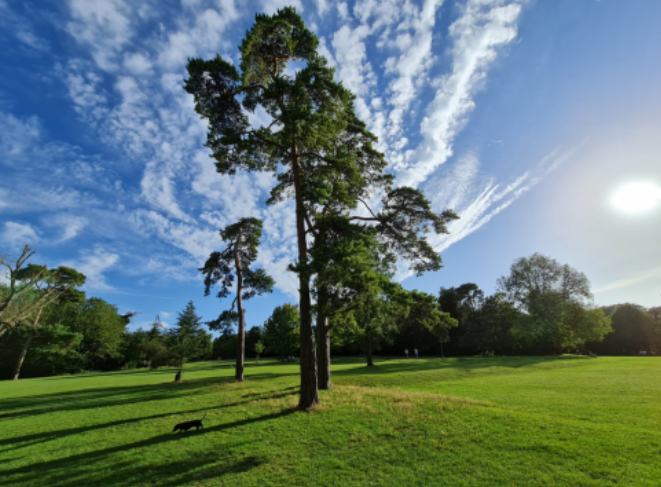
#> input picture Summer 2024/SS24-Computer-Vision/Assignments/Assignment1/images/cv-landscape.png, 661 x 487 px
$ jupyter execute Group1_Assignment1_OpenCV_student.ipynb   (shell and % lines are left out)
#> lines starting #> are read from the running program, lines starting #| are printed output that depends on the picture
# Assignment 1: Image Manipulation and Canny Edge Detection

---

Dr.-Ing. Antje Muntzinger, Hochschule für Technik Stuttgart

antje.muntzinger@hft-stuttgart.de

---

In this notebook, we practice some basic image manipulation techniques in OpenCV including Canny edge detection. These are the foundation of later computer vision applications.

[cell 1]
# !pip install pipenv
# install required packages specified in pipfile
# !pipenv install

[cell 2]
# imports
from matplotlib import pyplot as plt

import numpy as np
import cv2

Task 1: Basic Image Manipulation in OpenCV
=

**TODO**: 1a) Load a color image of your choice, preferably a picture you took yourself. Convert it to a color format of your choice, and display it. **(1.5 points)**

[cell 3]
##### TODO: YOUR CODE GOES HERE

# 1. Load a color image
input_img = cv2.imread("./images/cv-landscape.png", 1) # flag 1 indicates color picture
#> input_img is the input picture: shape (487, 661, 3); mean B, G, R 115.2, 120, 98

# 2. Convert the image from OpenCV BGR to Matplotlib RGB and display it

## 2.1 OpenCV BGR -> Matplotlib RGB
img_RGB = cv2.cvtColor(input_img, cv2.COLOR_BGR2RGB)

## 2.2 Store a backup as a failsafe
img_RGB_backup = img_RGB.copy()

## 2.3 Check original image shape
print(f"The original image is of size: {img_RGB.shape}")
#| The original image is of size: (487, 661, 3)

## 2.4 Store the variables - height, width, channels to use later
height, width, channels = img_RGB.shape # unzip the tuple
#> height = 487; width = 661; channels = 3

## 2.5 Display image (color)
plt.imshow(img_RGB)
plt.title("RGB Image")

**TODO**: 1b) Color the 10th pixel row of the image in red. Plot the upper left 500x500 pixel image cutout to verify your result. **(2 points)**

Hint: Indexing starts at 0 in Python! Remember the image origin is in the upper left image corner.

[cell 4]
##### TODO: YOUR CODE GOES HERE

# 1. Color the 10th pixel row of the image in red

## 1.1 Variable to store the RGB format for red
red = np.array([255, 0, 0])

## 1.2 Set the 10th row to red
img_RGB[9,:] = red # 0 indexing
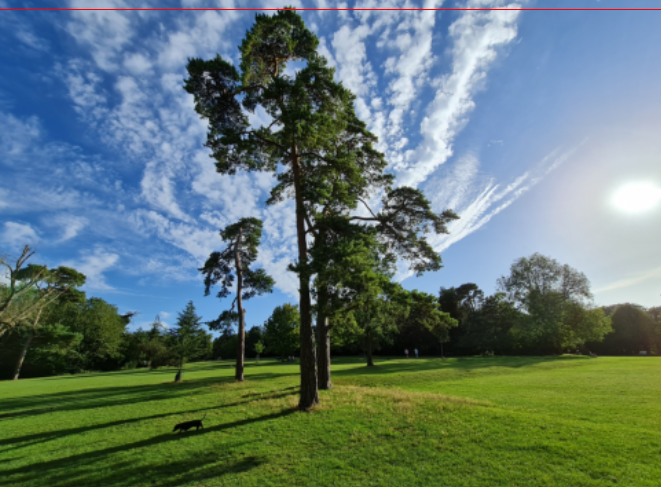
#> img_RGB: shape (487, 661, 3); mean R, G, B 98.3, 119.7, 114.9

# 2. Display upper left 500x500 cutout

## 2.1 Top 500x500 pixel cutout
img_RGB_cutout = img_RGB[:500, :500]
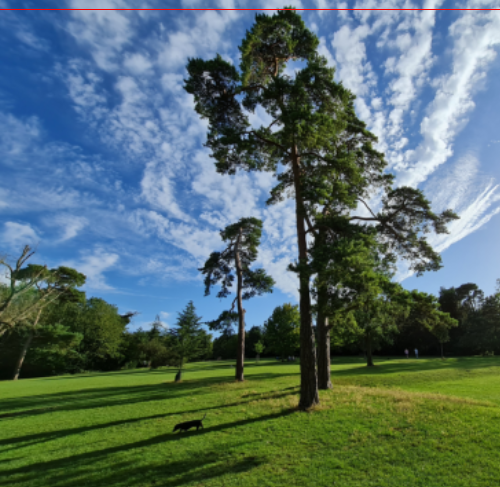
#> img_RGB_cutout: shape (487, 500, 3); mean R, G, B 86.9, 109.4, 107.1

## 2.2 Display Cutout
plt.imshow(img_RGB_cutout)
plt.title("Red line in 10th row")

**TODO**: 1c) Print the color values of the rightmost Pixel in the 9th row, as well as the color values of the leftmost Pixel in the 10th row. **(2 points)**

[cell 5]
##### TODO: YOUR CODE GOES HERE

# 1. Color values of the rightmost pixel in 9th row
print(f"The color values of the rightmost pixel in the 9th row in ([R G B]) format is:= {img_RGB[8,width-1]}")
#| The color values of the rightmost pixel in the 9th row in ([R G B]) format is:= [119 153 201]

# 2. Color values of the leftmost pixel in 10th row
print(f"The color values of the leftmost pixel in the 10th row in ([R G B]) format is:= {img_RGB[9,0]}")
#| The color values of the leftmost pixel in the 10th row in ([R G B]) format is:= [255   0   0]

**TODO**: 1d) Flatten the color image, i.e., convert it from the 3D
array to a 1D array. Find at least two different commands that achieve the desired result. Check your output with `shape`. **(3 points)**

[cell 6]
##### TODO: YOUR CODE GOES HERE

# 1. `reshape()`
flat_img_RGB1 = img_RGB.reshape(-1)
print(f"OpenCV | Shape reshape():= {flat_img_RGB1.shape}")
#| OpenCV | Shape reshape():= (965721,)

# 2. `ravel()`
flat_img_RGB2 = img_RGB.ravel()
print(f"OpenCV | Shape ravel():= {flat_img_RGB2.shape}")
#| OpenCV | Shape ravel():= (965721,)

# 3. `flatten()`
flat_img_RGB3 = img_RGB.flatten()
print(f"OpenCV | Shape flatten():= {flat_img_RGB3.shape}")
#| OpenCV | Shape flatten():= (965721,)

# 4. NumPy `ravel()`
flat_img_RGB4 = np.ravel(img_RGB)
print(f"NumPy | Shape ravel():= {flat_img_RGB4.shape}")
#| NumPy | Shape ravel():= (965721,)

**TODO**: 1e) As before, print the color values of the rightmost Pixel in the 9th row, as well as the color values of the leftmost Pixel in the 10th row, but use the flattened image now. Verify that the result is the same as before. **(2 points)**

[cell 7]
# Function to return the starting index manually for the flattened image
def return_index(img_RGB, row, col):
#> called with row = 9, col = 661
  height, width, channels = img_RGB.shape
#> height = 487; width = 661; channels = 3
  i = (((row-1)*width) + (col-1))*channels
#> i = 17844
  return i

[cell 8]
##### TODO: YOUR CODE GOES HERE

# 0. Flatten the main image to a new variable
img_RGB_flat = np.ravel(img_RGB)

## Index of 9th row + Last column
# i = (((9-1)*width) + (width-1))*channels
i = return_index(img_RGB, 9, width)
#> i = 17844

## Index of 10th row + 1st column
# j = (((10-1)*width) + (1-1))*channels
j = return_index(img_RGB, 10, 1)
#> j = 17847

# Using flattened image
print("1. Using flattened images...")
print(f"The color values of the rightmost pixel in the 9th row in flattened ([R G B]) format is:= {img_RGB_flat[i:i+channels]}")
#| The color values of the rightmost pixel in the 9th row in flattened ([R G B]) format is:= [119 153 201]
print(f"The color values of the leftmost pixel in the 10th row in flattened ([R G B]) format is:= {img_RGB_flat[j:j+channels]}")
#| The color values of the leftmost pixel in the 10th row in flattened ([R G B]) format is:= [255   0   0]

# Using previous code
print("2. Using previous code...")
print(f"The color values of the rightmost pixel in the 9th row in ([R G B]) format is:= {img_RGB[8,-1]}")
#| The color values of the rightmost pixel in the 9th row in ([R G B]) format is:= [119 153 201]
print(f"The color values of the leftmost pixel in the 10th row in ([R G B]) format is:= {img_RGB[9,0]}")
#| The color values of the leftmost pixel in the 10th row in ([R G B]) format is:= [255   0   0]

**TODO**: 1f) Split the three color channels and display them separately. Can you see from the plotted images which color channel is displayed in which image (without looking at the code), or do the three channels not differ much? Write your answer in the markdown cell below the code. **(2 points)**

[cell 9]
##### TODO: YOUR CODE GOES HERE

# 1. Split the three color channels
r,g,b = cv2.split(img_RGB)
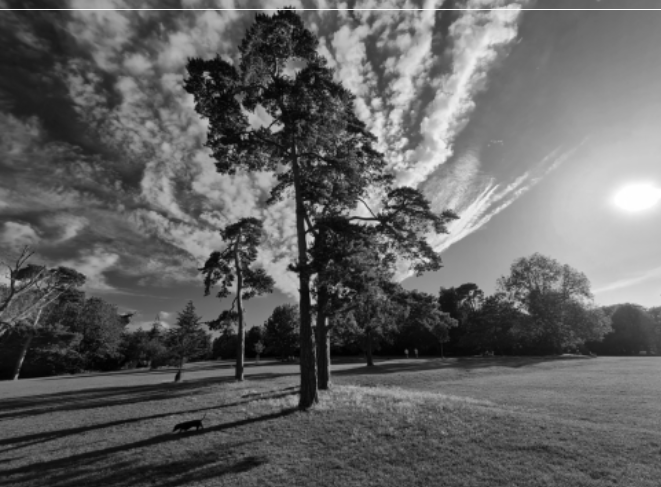
#> r: shape (487, 661); min 1, max 255, mean 98.3
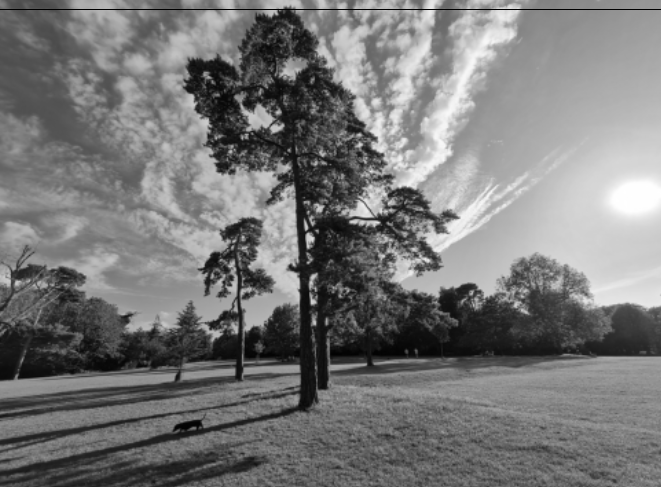
#> g: shape (487, 661); min 0, max 255, mean 119.7
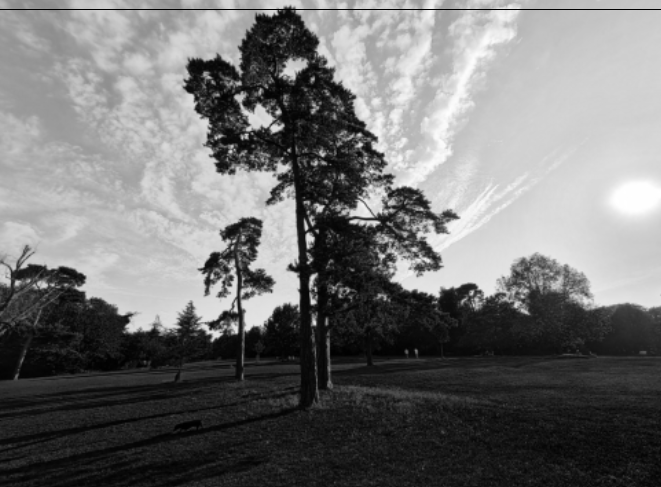
#> b: shape (487, 661); min 0, max 255, mean 114.9

# 2. Plot original image, then the three channels for comparison
plt.imshow(img_RGB)
plt.title('Original Landscape image with red line on top')
fig, (ax1, ax2, ax3) = plt.subplots(1,3, figsize=(10, 30))
ax1.imshow(r,cmap = 'Reds')
ax1.title.set_text('Red Landscape')
ax2.imshow(g,cmap = 'Greens')
ax2.title.set_text('Green Landscape')
ax3.imshow(b,cmap = 'Blues')
ax3.title.set_text('Blue Landscape')

[cell 10]
# 1. Split the three color channels
r,g,b = cv2.split(img_RGB)

# 2. Plot original image, then the three channels for comparison
plt.imshow(img_RGB)
plt.title('Original Landscape image with red line on top')
fig, (ax1, ax2, ax3) = plt.subplots(1,3, figsize=(10, 30))
ax1.imshow(r,cmap = 'gray')
ax1.title.set_text('Grayscale Red Landscape')
ax2.imshow(g,cmap = 'gray')
ax2.title.set_text('Grayscale Green Landscape')
ax3.imshow(b,cmap = 'gray')
ax3.title.set_text('Grayscale Blue Landscape')

**YOUR ANSWER**:

* The grayscale red and green channels look almost similar, while the blue channel appears slightly different for the image taken above.
* Channels work differently for predominant colors present in the colored image.

Task 2: Edge Detection
=

**TODO**: 2a) Choose a part of the image that you find interesting for later corner and edge detection. Store the cutout in a new grayscale image. **(1 point)**

[cell 11]
##### TODO: YOUR CODE GOES HERE

# 1. Choosing an interesting cutout
cutout_RGB = img_RGB[300:, :300]
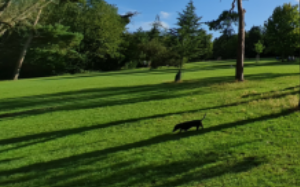
#> cutout_RGB: shape (187, 300, 3); mean R, G, B 61.8, 83.3, 39

# 2. Store the output in a new grayscale image
cutout_GRAY = cv2.cvtColor(cutout_RGB, cv2.COLOR_RGB2GRAY)
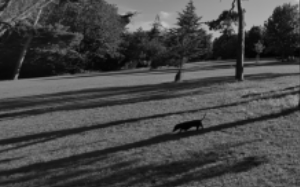
#> cutout_GRAY: shape (187, 300); min 2, max 195, mean 71.8

# 3. Display the image in grayscale image
plt.imshow(cutout_GRAY, cmap="gray")
plt.title("Grayscale image of the cutout")

**TODO**: 2b) Find a part of the cutout that you think might be difficult to detect edges in with Canny. Mark this part in the grayscale cutout with a red square. Write a short explanation why this could be difficult below. **(2 points)**

Hint: Note that you cannot plot color into a grayscale image. One option is to convert the grayscale image to RGB first, using `COLOR_GRAY2RGB`.

[cell 12]
##### TODO: YOUR CODE GOES HERE

# 0. Backup for failsafe
cutout_GRAY_backup = cutout_GRAY.copy()

# 1. Convert Gray to RGB
cutout_RGB2 = cv2.cvtColor(cutout_GRAY, cv2.COLOR_GRAY2RGB)

# 2. Marking the region of interest (roi) with a red square
cutout_RGB2[100:150, 150:250,0] = 100 # (0=b, 1=g, 2=r), 100 is the hue
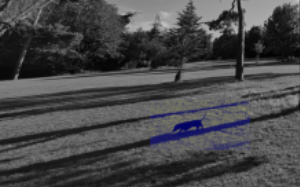
#> cutout_RGB2: shape (187, 300, 3); mean B, G, R 73.5, 71.8, 71.8
plt.imshow(cutout_RGB2)

**YOUR ANSWER**:

* The chosen region is a smooth area with low contrast. Canny edge detection relies on finding significant intensity changes.
* In this area, the intensity changes are subtle, making it difficult for Canny to distinguish edges effectively.

**TODO**: 2c) Resize the gray cutout to 1/4th of the original size, keeping the aspect ratio. Plot both grayscale images next to each other using Matplotlib's `subplots`.

[cell 13]
##### TODO: YOUR CODE GOES HERE

# 0. Height and width of the grayscale image
h,w = cutout_GRAY.shape
#> h = 187; w = 300

# 1. New Scaling
new_w = int(w // 4)
#> new_w = 75
new_h = int(h*(new_w/w)) # keeping aspect ratio
#> new_h = 46

# 2. Resized Grayscale image
cutout_GRAY_resize = cv2.resize(cutout_GRAY, (new_w, new_h), interpolation = cv2.INTER_AREA)

# 3. Plot both the grayscale images next to each other
fig, (ax1, ax2) = plt.subplots(1,2)

## 3.1 Original image
ax1.imshow(cutout_GRAY, cmap="gray")
ax1.set_title("Original Cutout")

## 3.2 Resized image
ax2.imshow(cutout_GRAY_resize, cmap="gray")
ax2.set_title("Resized Cutout")

## 3.3 Display
plt.show()

**TODO**: 2d) Apply Gaussian blur with a kernel of size 9 to the resized image and plot the result. **(1 point)**

[cell 14]
##### TODO: YOUR CODE GOES HERE

# 1. Parameters for Canny
th1=10
th2=th1*3
d=4 # gaussian blur

# 2. blur the image to remove noise
edgeresult = cv2.cvtColor(cutout_GRAY_resize, cv2.COLOR_GRAY2RGB)
# edgeresult = cv2.GaussianBlur(edgeresult, (2*d+1, 2*d+1), -1)[d:-d,d:-d] # 2*4+1 = 9, kernel size
edgeresult = cv2.GaussianBlur(edgeresult, (9,9), 0) # kernel size 9

# 3. Convert to grayscale
gray = cv2.cvtColor(edgeresult, cv2.COLOR_RGB2GRAY)

plt.imshow(gray, cmap="gray")
plt.title("Grayscale cutout with Gaussian Blur (Kernel Size: 9)")

**TODO**: 2e) Detect the edges in the blurred cutout using Canny edge detector. Adapt the Canny thresholds for an optimal result. Plot the edges in blue into the grayscale cutout. **(3 points)**

[cell 15]
##### TODO: YOUR CODE GOES HERE

# apply Canny edge detection
edge = cv2.Canny(gray, th1, th2)
#> edge: shape (46, 75); 19.3% white in thin lines or dots

# plot result
edgeresult[edge != 0] = (0, 0, 255) # (r,g,b) this takes pixels in edgeresult where edge non-zero colours them bright blue
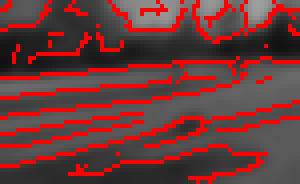
#> edgeresult: shape (46, 75, 3) (shown 4 times larger); mean B, G, R 57.2, 57.2, 106.5
plt.imshow(edgeresult)

**TODO**: 2f) Check if your prediction of difficulty was correct. Do you see a) real edges that were missed by Canny (false negatives) or b) detected edges that are not there in reality (false positives)? Try to experiment with the Canny thresholds and solve these difficulties. How did you try to solve the difficulties? Write your answer below the code. **(1.5 points)**

[cell 16]
##### Testing

# 1. Parameters for Canny
th1=1
th2=th1*3

# 2. blur the image to remove noise
edgeresult = cv2.cvtColor(cutout_GRAY_resize, cv2.COLOR_GRAY2RGB)
edgeresult = cv2.GaussianBlur(edgeresult, (9,9), 0)

# 3. Convert to grayscale

# apply Canny edge detection
edge = cv2.Canny(gray, th1, th2)
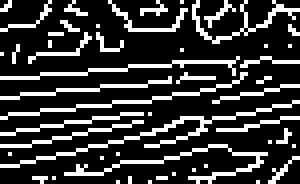
#> edge: shape (46, 75) (shown 4 times larger); 21.5% white in thin lines or dots

# plot result
edgeresult[edge != 0] = (0, 0, 255) # (r,g,b) this takes pixels in edgeresult where edge non-zero colours them bright blue
plt.imshow(edgeresult)

$ run again, with Summer 2024/SS24-Computer-Vision/Assignments/Assignment1/images/ryan-literally-me-gosling.jpg saved as Summer 2024/SS24-Computer-Vision/Assignments/Assignment1/images/cv-landscape.png
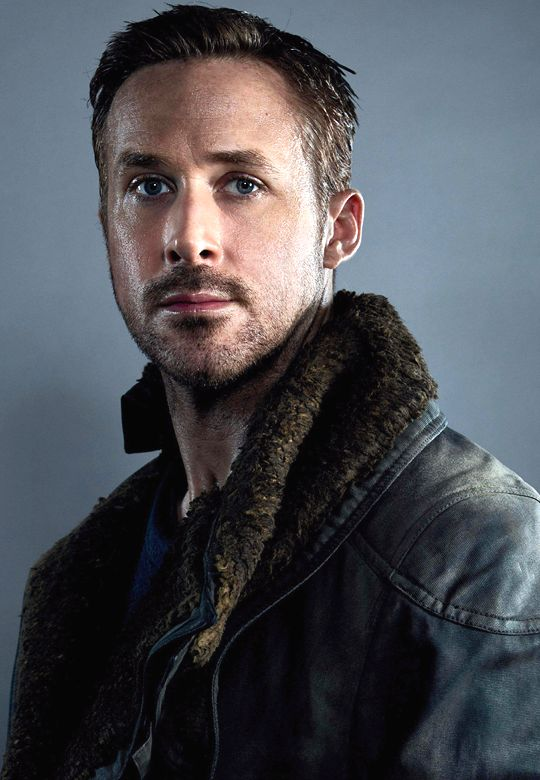
#> input picture Summer 2024/SS24-Computer-Vision/Assignments/Assignment1/images/ryan-literally-me-gosling.jpg, 540 x 780 px
#> input_img is the input picture: shape (780, 540, 3); mean B, G, R 83.7, 78, 76.2
#| The original image is of size: (780, 540, 3)
#| The color values of the rightmost pixel in the 9th row in ([R G B]) format is:= [ 91 107 122]
#| The color values of the leftmost pixel in the 10th row in ([R G B]) format is:= [255   0   0]
#| OpenCV | Shape reshape():= (1263600,)
#| OpenCV | Shape ravel():= (1263600,)
#| OpenCV | Shape flatten():= (1263600,)
#| NumPy | Shape ravel():= (1263600,)
#> `i = return_index(img_RGB, 9, width)`: i = 14577
#> j = 14580
#| The color values of the rightmost pixel in the 9th row in flattened ([R G B]) format is:= [ 91 107 122]
#| The color values of the leftmost pixel in the 10th row in flattened ([R G B]) format is:= [255   0   0]
#| The color values of the rightmost pixel in the 9th row in ([R G B]) format is:= [ 91 107 122]
#| The color values of the leftmost pixel in the 10th row in ([R G B]) format is:= [255   0   0]
#> `edge = cv2.Canny(gray, th1, th2)`:
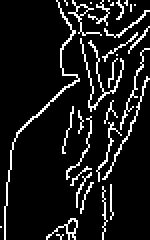
#> edge: shape (120, 75) (shown 2 times larger); 10.2% white in thin lines or dots
#> `edgeresult[edge != 0] = (0, 0, 255)`:
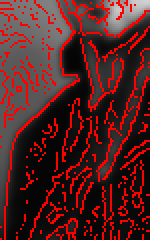
#> edgeresult: shape (120, 75, 3) (shown 2 times larger); mean B, G, R 35.3, 35.3, 82
